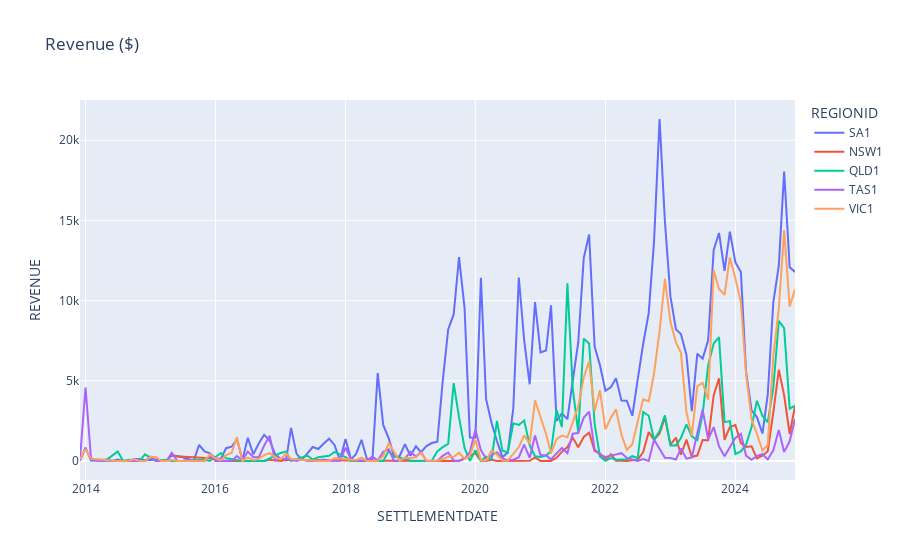

The notebook cell saved with this chart:
### Code cell
fig = px.line(
    neg_results,
    x="SETTLEMENTDATE",
    y="REVENUE",
    color="REGIONID",
    title=f"Revenue ($)"
)

#fig.for_each_annotation(lambda a: a.update(text=a.text.split("=")[-1]))

fig.show()
